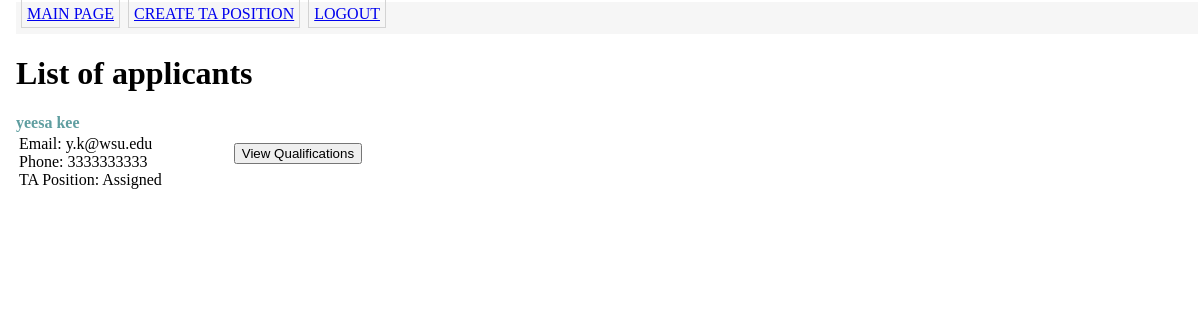
/view_applicants/1 (signed in), run on the app's committed database.
### app/Model/models.py (models this page shows, shortened)
class User(db.Model, UserMixin) :
    __tablename__= "user"
    id = db.Column(db.Integer, primary_key=True)
    username = db.Column(db.String(64), unique=True)
    password_hash = db.Column(db.String(128))
    first_name = db.Column(db.String(64))
    last_name = db.Column(db.String(64))
    wsu_id = db.Column(db.Integer, unique=True)
    email = db.Column(db.String(120), unique=True)
    phone = db.Column(db.String(64))
    user_type = db.Column(db.String(64))
    __mapper_args__ = {
        'polymorphic_identity': 'User',
        'polymorphic_on': 'user_type'
    }

class Student(User) :
    __tablename__= 'student'
    id = db.Column(db.ForeignKey("user.id"), primary_key=True)
    major = db.Column(db.String(64))
    gpa = db.Column(db.DECIMAL(3,2))
    graduation = db.Column(db.String(64))
    assigned = db.Column(db.Boolean(), default = False)
    _studentapplication = db.relationship('Application')
    _coursestaken = db.relationship('Coursestaken', back_populates='students')
    prevta = db.relationship(
        'Course', secondary=prevta,
        primaryjoin=(prevta.c.student_id == id),
        backref=db.backref('prevta', lazy='dynamic'),
        lazy='dynamic'
    )
    __mapper_args__ = {
        'polymorphic_identity': 'Student'
    }

class User(db.Model, UserMixin) :
    __tablename__= "user"
    id = db.Column(db.Integer, primary_key=True)
    username = db.Column(db.String(64), unique=True)
    password_hash = db.Column(db.String(128))
    first_name = db.Column(db.String(64))
    last_name = db.Column(db.String(64))
    wsu_id = db.Column(db.Integer, unique=True)
    email = db.Column(db.String(120), unique=True)
    phone = db.Column(db.String(64))
    user_type = db.Column(db.String(64))
    __mapper_args__ = {
        'polymorphic_identity': 'User',
        'polymorphic_on': 'user_type'
    }

### app/Controller/routes.py (the view)
@bp_routes.route('/view_applicants/<positionid>', methods=['GET', 'POST'])
@login_required
def view_applicants(positionid):
    if current_user.user_type == 'Faculty':
        theposition = Taposition.query.filter_by(id=positionid).first()
        applications = theposition.get_applications()
        students = []
        for a in applications:
            students.append(Student.query.filter_by(id = a.student_id).first())
        return render_template('faculty_applicants.html', title="Title", students = students, position = theposition )
    else:
        return redirect(url_for('routes.index_student'))

### app/Model/models.py (called while the page is built)
@login.user_loader
def load_user(id):
    return User.query.get(int(id))

    def get_applications(self):
        return self._positionapplication

### app/View/templates/faculty_applicants.html
{% extends "base.html" %}
{% block content %}
<h1>List of applicants</h1>
{%for student in students%}
    <div class=" ">
        {% include 'applicant.html'%}
    </div>
{%endfor%}
{% endblock %}

### app/View/templates/applicant.html (shortened to what this page needs)
<classtitle>{{student.first_name}} {{student.last_name}}</classtitle>
<table>
    <tr>
        <td>
            Email: {{student.email}} <br>
            {%if current_user.phone%}
                Phone: {{current_user.phone}}<br>
            {%endif%}
            {% if student.assigned %}
                TA Position: Assigned &emsp;&emsp;&emsp;&emsp;
            {% else %}
                TA Position: Not Assigned &emsp;&emsp;&emsp;&emsp;
            {% endif %}
        </td>
        <td>
            {% if student.assigned %}
                <form action="{{url_for('routes.view_qualifications', studentid = student.id)}}" method="post">
                    <input type="submit" value="View Qualifications" class="submit">
                </form>
            {% endif %}
        </td>
    </tr>
</table>

### app/View/static/main.css (style rules this page uses)
body { margin: 1px 1px 1px 15px; padding: 1px; font-family: Tahoma; text-align: left; }
classtitle { font-weight: bold; color: cadetblue; }

### data on the page
Student: first_name "yeesa", last_name "kee", email "y.k@wsu.edu", assigned "TA Position: Assigned"
User: phone "3333333333"
